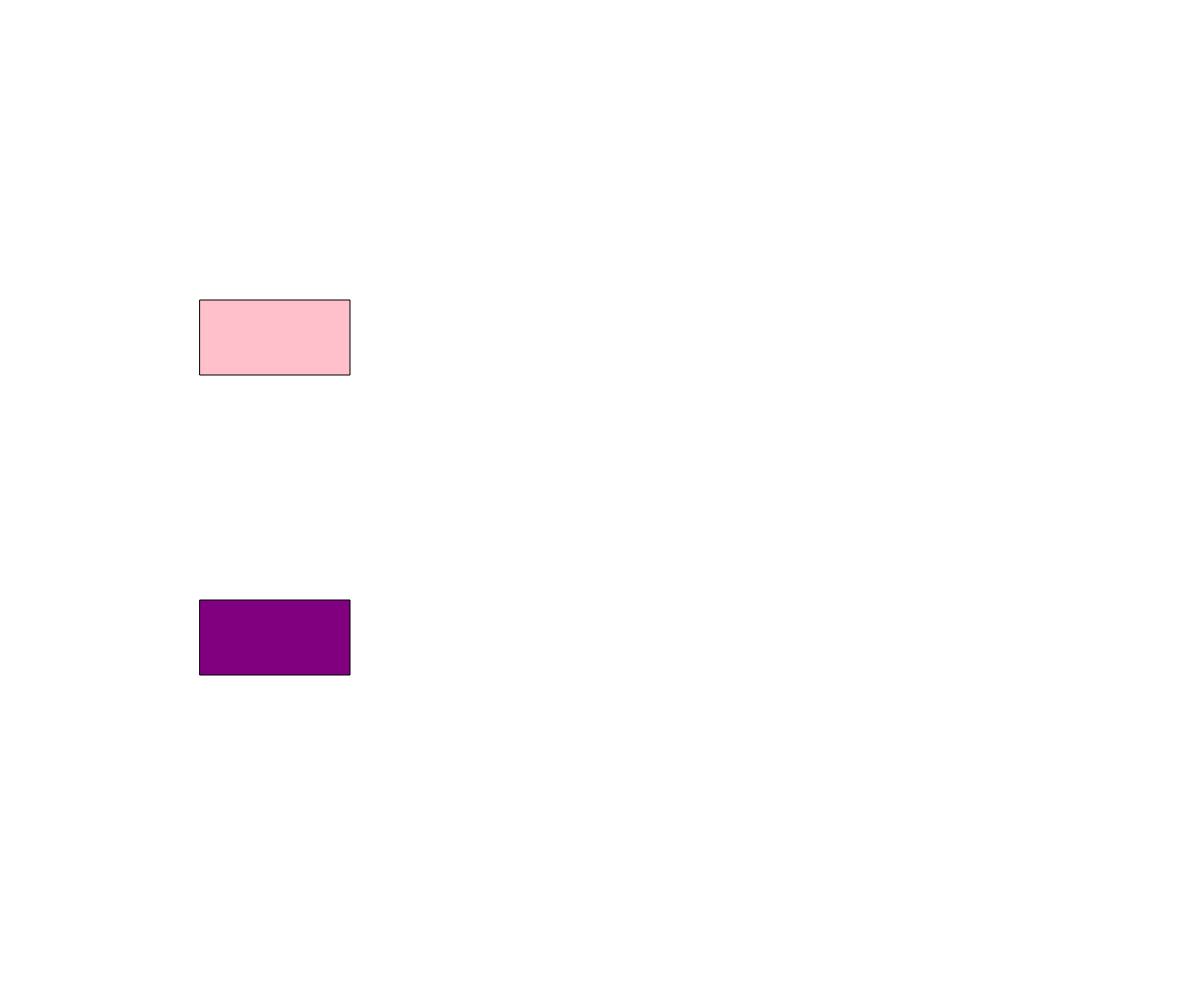
Frame 1 (no input)
Frame 60 (no input): identical to frame 1, image omitted
Frame 120 (the mouse pressed at the canvas centre since frame 60): identical to frame 1, image omitted

The p5.js sketch that drew this single still picture (run headless with seeded random() and noise() and a simulated clock; from frame 60 on, the mouse is pressed at the canvas centre):

// p5.js sketch
// ── sketch.js
// Button oop demo
// Katharine
// Nov 21
//
// oop demo 7, create 2 buttons using button class, take you to 2 separate scenes


class Button {
  constructor(x ,y, width, height, colour) {
    this.x = x; 
    this.y = y;
    this.height = height;
    this.width = width;
    this.colour = colour;
    this.hoverColour = "grey";
  }

  display() {
    if (this.isInside(mouseX, mouseY)) {
      fill(this.hoverColour);
    }
    else {
      fill(this.colour);
    }
    rect(this.x, this.y, this.width, this.height);
  }

  isInside(x, y) {
    let leftSide = this.x;
    let rightSide = this.x + this.width;
    let topSide = this.y;
    let bottomSide = this.y + this.height;

    return x > leftSide && x < rightSide && y > topSide && y < bottomSide;
  }
}

let button1 = new Button(200, 300, 150, 75, "pink");
let button2 = new Button(200, 600, 150, 75, "purple");
let bgcolour = "light grey";

function setup() {
  createCanvas(windowWidth, windowHeight);
}

function draw() {
  background(bgcolour);
  button1.display();
  button2.display();
}

function mousePressed() {
  if (button1.isInside(mouseX, mouseY)) {
    bgcolour = "red";
  }
  if (button2.isInside(mouseX, mouseY)) {
    bgcolour = "blue";
  }
}
